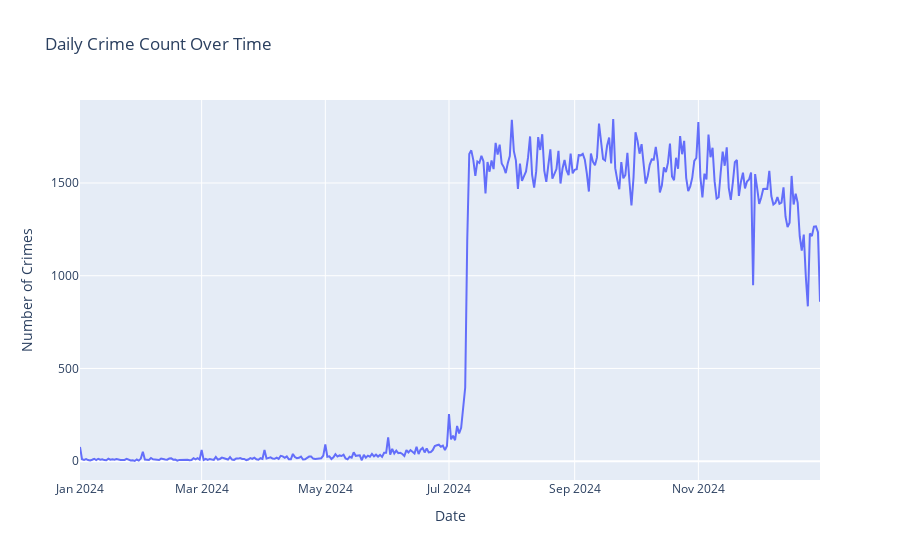

The notebook cell saved with this chart:
### Markdown cell above
## 3. Aggregate & Plot Daily Crime Counts

This cell:

1. Aggregates the number of crime incidents per `date`.
2. Builds a Plotly line chart showing **crime_count** versus **date**.

**Why?**  
Visualizing day‑to‑day crime volume helps us spot sudden spikes or drops—critical for understanding short‑term fluctuations and anomaly detection.

### Code cell
# %% [markdown]
## 3. Daily Crime Count Time Series

# %%
# Aggregate daily crime counts
daily_counts = (
    df_crime.groupby('date')
           .size()
           .reset_index(name='crime_count')
)

# Plot interactive line chart of daily crime counts
fig = px.line(
    daily_counts,
    x='date',
    y='crime_count',
    title='Daily Crime Count Over Time',
    labels={'crime_count': 'Number of Crimes', 'date': 'Date'}
)
fig.show()

### Figure 1 — Plotly figure (JSON) as saved in the notebook; plotly's stock layout.template omitted (floating-point values rounded to 4 significant figures; data arrays with more than 128 entries replaced by an {"elided": "..."} marker saying what was removed)
{"data": [{"hovertemplate": "Date=%{x}<br>Number of Crimes=%{y}<extra></extra>", "legendgroup": "", "line": {"color": "#636efa", "dash": "solid"}, "marker": {"symbol": "circle"}, "mode": "lines", "name": "", "orientation": "v", "showlegend": false, "type": "scatter", "x": {"elided": "366 str values"}, "xaxis": "x", "y": {"elided": "366 int values"}, "yaxis": "y"}], "layout": {"legend": {"tracegroupgap": 0}, "title": {"text": "Daily Crime Count Over Time"}, "xaxis": {"anchor": "y", "domain": [0, 1], "title": {"text": "Date"}}, "yaxis": {"anchor": "x", "domain": [0, 1], "title": {"text": "Number of Crimes"}}}}
